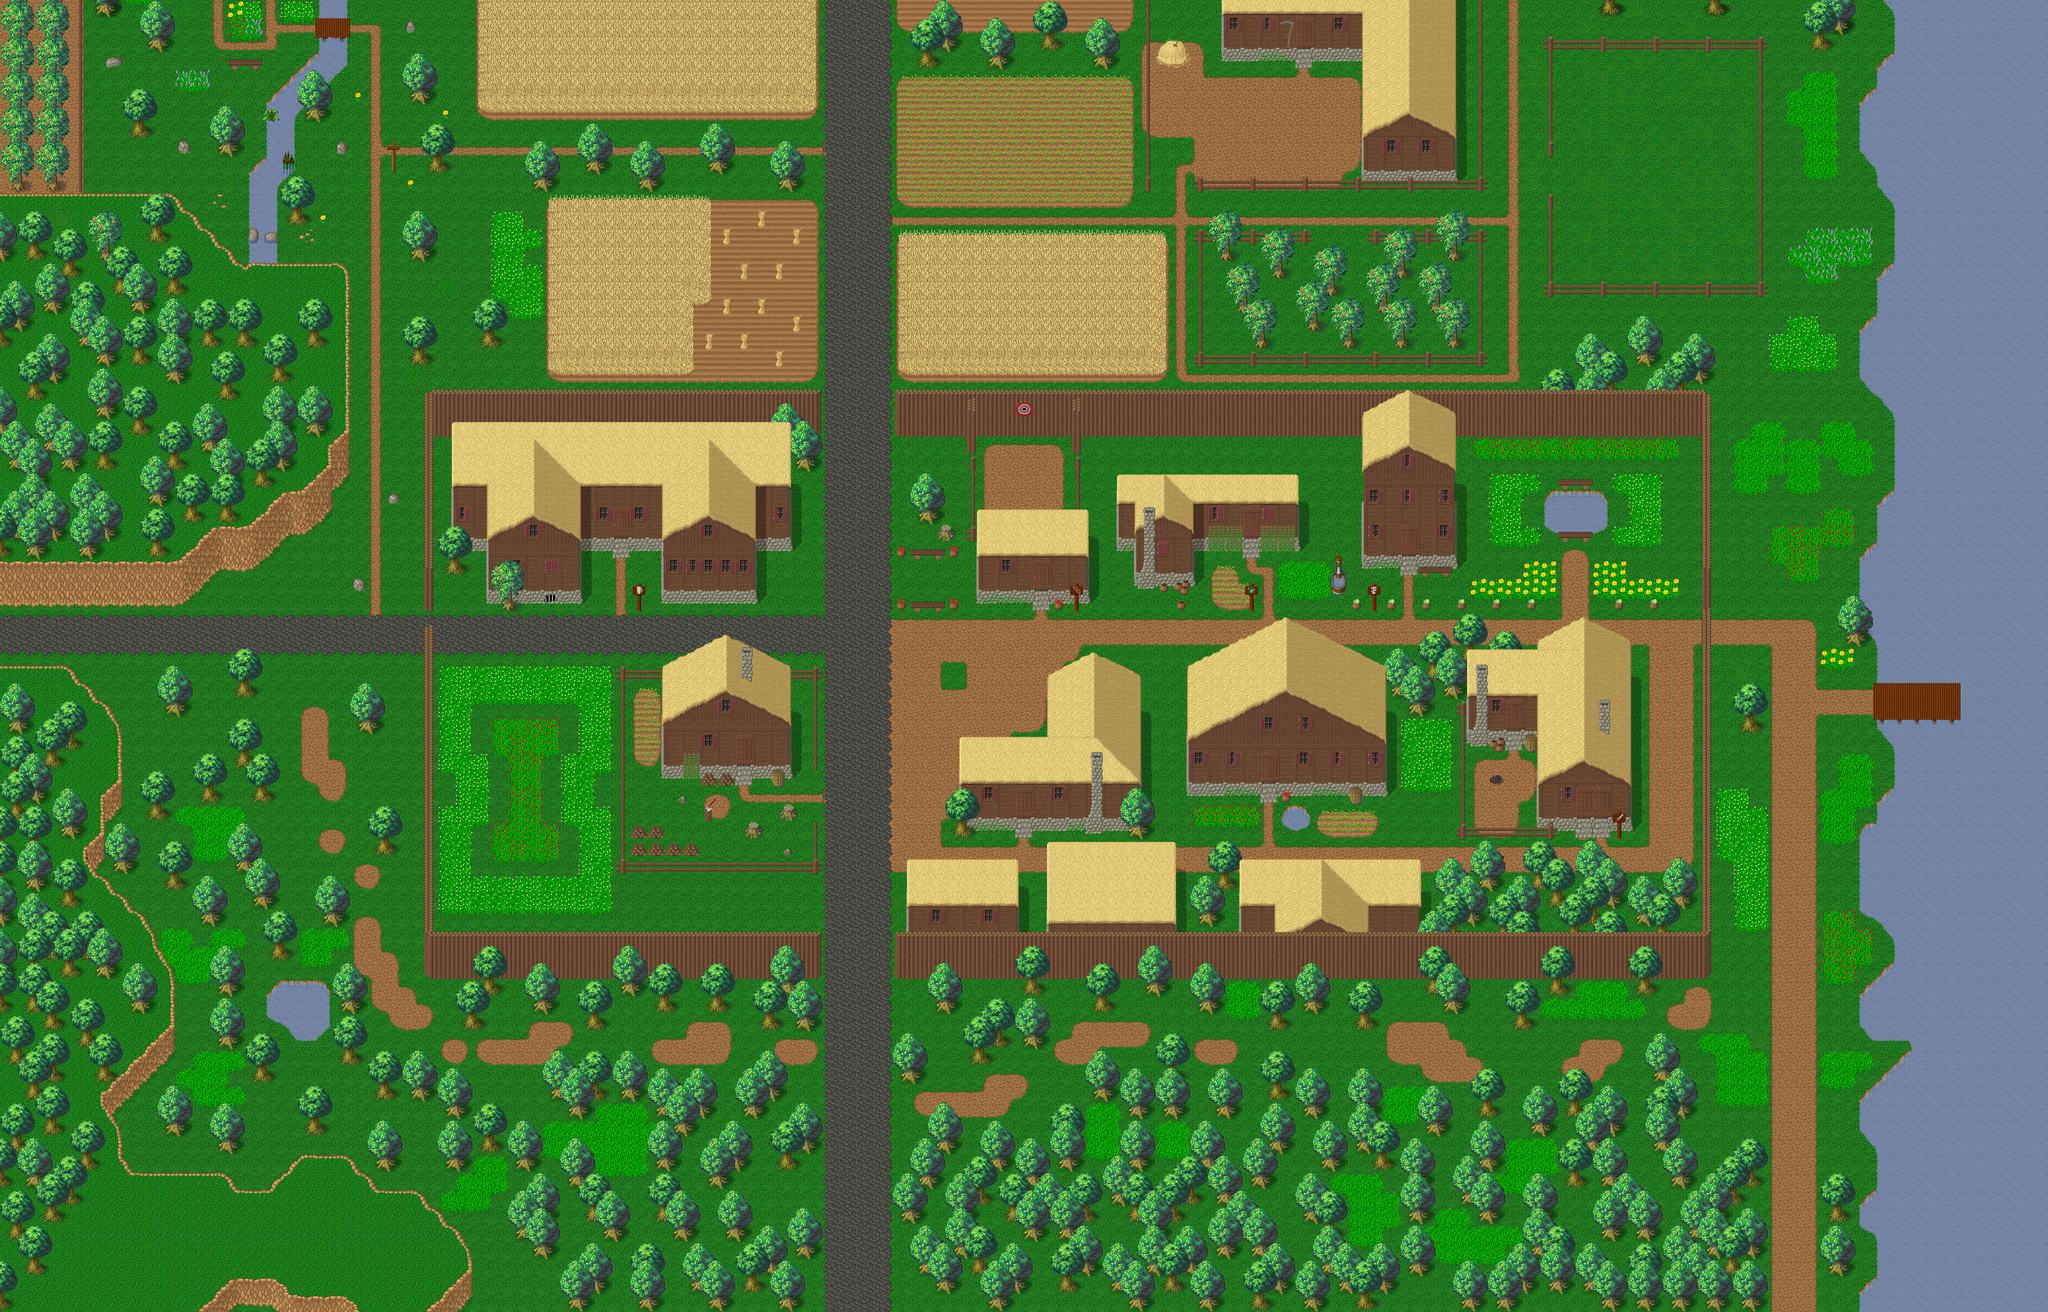

Rendered tile map (Tiled .tmx) drawn with the repository's tilesets; below, a short description and the map source with its tile grids summarised:
An orthogonal 117x75 tile map with 32x32 px tiles, 6 tile layers (Ground1, Ground2, Ground3, Fringe, ...), 1 hidden layer not drawn, 7 tilesets and 17 objects (12x warp, 5x spawn).

<map version="1.0" orientation="orthogonal" width="117" height="75" tilewidth="32" tileheight="32">
 <properties>
  <property name="minimap" value="graphics/minimaps/009-1.png" />
  <property name="music" value="magick-real.ogg" />
  <property name="name" value="Hurnscald" />
  <property name="overlay0image" value="graphics/images/ambient/clouds.png" />
  <property name="overlay0parallax" value="1.0" />
  <property name="overlay0scrollX" value="0.2" />
  <property name="overlay0scrollY" value="0.1" />
 </properties>
 <tileset firstgid="1" source="../tilesets/collision.tsx" />
 <tileset firstgid="3" source="../tilesets/woodland_ground.tsx" />
 <tileset firstgid="259" source="../tilesets/woodland_x2.tsx" />
 <tileset firstgid="291" source="../tilesets/woodland_x3.tsx" />
 <tileset firstgid="323" source="../tilesets/woodland_village.tsx" />
 <tileset firstgid="579" source="../tilesets/woodland_village_x2.tsx" />
 <tileset firstgid="595" source="../tilesets/woodenpump.tsx" />
 <layer name="Ground1" width="117" height="75">
  <data>[8775 cells, 8700 non-empty, 128 distinct tile ids]</data>
 </layer>
 <layer name="Ground2" width="117" height="75">
  <data>[8775 cells, 647 non-empty, 81 distinct tile ids]</data>
 </layer>
 <layer name="Ground3" width="117" height="75">
  <data>[8775 cells, 2510 non-empty, 169 distinct tile ids]</data>
 </layer>
 <layer name="Fringe" width="117" height="75">
  <data>[8775 cells, 142 non-empty, 12 distinct tile ids]</data>
 </layer>
 <layer name="Over1" width="117" height="75">
  <data>[8775 cells, 354 non-empty, 62 distinct tile ids]</data>
 </layer>
 <layer name="Over2" width="117" height="75">
  <data>[8775 cells, 10 non-empty, 6 distinct tile ids]</data>
 </layer>
 <layer name="Collision" width="117" height="75" visible="0">
  <data>[8775 cells, 7398 non-empty, 1 distinct tile ids]</data>
 </layer>
 <objectgroup name="Objects" width="0" height="0" visible="0">
  <object name="To Hurnscald South Exit" type="warp" x="1504" y="1760" width="128" height="32">
   <properties>
    <property name="dest_map" value="008-1" />
    <property name="dest_tile_x" value="78" />
    <property name="dest_tile_y" value="81" />
   </properties>
  </object>
  <object name="To Hurnscald East Exit" type="warp" x="3104" y="1120" width="32" height="64">
   <properties>
    <property name="dest_map" value="008-1" />
    <property name="dest_tile_x" value="128" />
    <property name="dest_tile_y" value="61" />
   </properties>
  </object>
  <object name="To Hurnscald Inn" type="warp" x="1120" y="960" width="32" height="32">
   <properties>
    <property name="dest_map" value="009-2" />
    <property name="dest_tile_x" value="50" />
    <property name="dest_tile_y" value="54" />
   </properties>
  </object>
  <object name="To Storage Room" type="warp" x="1856" y="1472" width="32" height="32">
   <properties>
    <property name="dest_map" value="009-2" />
    <property name="dest_tile_x" value="27" />
    <property name="dest_tile_y" value="106" />
   </properties>
  </object>
  <object name="To Archer Shop" type="warp" x="1888" y="1056" width="32" height="32">
   <properties>
    <property name="dest_map" value="009-2" />
    <property name="dest_tile_x" value="95" />
    <property name="dest_tile_y" value="29" />
   </properties>
  </object>
  <object name="To Hurnscald Potion Shop" type="warp" x="2272" y="960" width="32" height="32">
   <properties>
    <property name="dest_map" value="009-2" />
    <property name="dest_tile_x" value="130" />
    <property name="dest_tile_y" value="25" />
   </properties>
  </object>
  <object name="To Hurnscald Hospital" type="warp" x="2560" y="992" width="32" height="32">
   <properties>
    <property name="dest_map" value="009-2" />
    <property name="dest_tile_x" value="149" />
    <property name="dest_tile_y" value="66" />
   </properties>
  </object>
  <object name="To Hurnscald House" type="warp" x="2304" y="1408" width="32" height="32">
   <properties>
    <property name="dest_map" value="009-2" />
    <property name="dest_tile_x" value="114" />
    <property name="dest_tile_y" value="77" />
   </properties>
  </object>
  <object name="To Hurnscald Forge" type="warp" x="2880" y="1472" width="64" height="32">
   <properties>
    <property name="dest_map" value="009-2" />
    <property name="dest_tile_x" value="182" />
    <property name="dest_tile_y" value="66" />
   </properties>
  </object>
  <object name="To Hurnscald West Exit" type="warp" x="768" y="1120" width="32" height="96">
   <properties>
    <property name="dest_map" value="008-1" />
    <property name="dest_tile_x" value="53" />
    <property name="dest_tile_y" value="61" />
   </properties>
  </object>
  <object name="To Hurnscald North Exit" type="warp" x="1504" y="768" width="128" height="32">
   <properties>
    <property name="dest_map" value="008-1" />
    <property name="dest_tile_x" value="78" />
    <property name="dest_tile_y" value="48" />
   </properties>
  </object>
  <object name="CloverPatch" type="spawn" x="2336" y="1024" width="96" height="64">
   <properties>
    <property name="eA_death" value="120000" />
    <property name="eA_spawn" value="100000" />
    <property name="max_beings" value="1" />
    <property name="monster_id" value="35" />
   </properties>
  </object>
  <object name="PinkFlower" type="spawn" x="800" y="1216" width="320" height="448">
   <properties>
    <property name="eA_death" value="250" />
    <property name="max_beings" value="2" />
    <property name="monster_id" value="12" />
   </properties>
  </object>
  <object name="Squirrel" type="spawn" x="2592" y="1568" width="512" height="160">
   <properties>
    <property name="eA_death" value="5000" />
    <property name="max_beings" value="2" />
    <property name="monster_id" value="36" />
   </properties>
  </object>
  <object name="Squirrel" type="spawn" x="2496" y="1152" width="192" height="192">
   <properties>
    <property name="eA_death" value="5000" />
    <property name="max_beings" value="1" />
    <property name="monster_id" value="36" />
   </properties>
  </object>
  <object name="Butterfly" type="spawn" x="0" y="0">
   <properties>
    <property name="eA_death" value="20" />
    <property name="eA_spawn" value="30" />
    <property name="max_beings" value="5" />
    <property name="monster_id" value="53" />
   </properties>
  </object>
  <object name="To Bedroom" type="warp" x="1917" y="1311" width="32" height="32">
   <properties>
    <property name="dest_map" value="009-2" />
    <property name="dest_tile_x" value="31" />
    <property name="dest_tile_y" value="91" />
   </properties>
  </object>
 </objectgroup>
</map>
